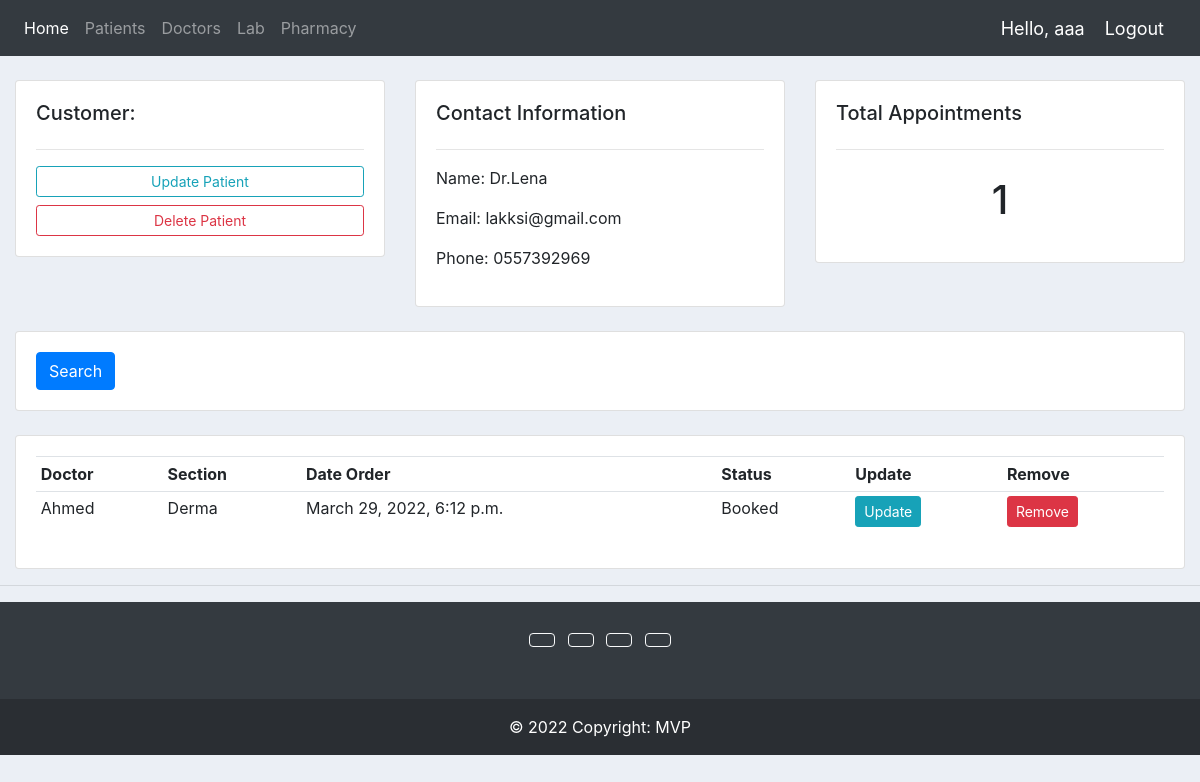
The page /doctor_form/4/ (signed in) on the database as committed earlier.
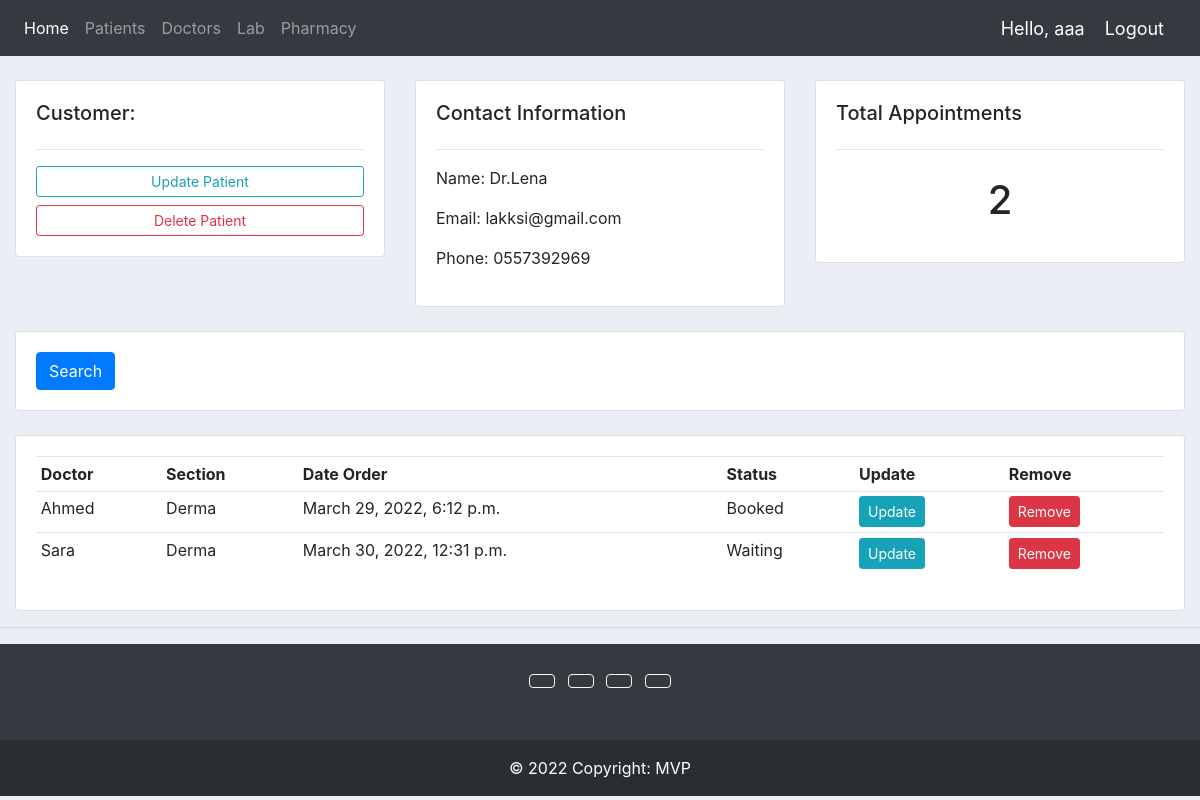
The same page on the database as committed later.
### accounts/models.py (models this page shows, shortened)
class Appointment(models.Model):
    STATUS = (
        ('Booked', 'Booked'),
        ('Available', 'Available'),
        ('Waiting', 'Waiting')
    )
    patient = models.ForeignKey(Patient, null=True, on_delete=models.SET_NULL)
    doctor = models.ForeignKey(Doctor, null=True, on_delete=models.SET_NULL)
    date_created = models.DateTimeField(auto_now_add=True, null=True)
    status = models.CharField(max_length=200, null=True, choices=STATUS)

class Patient(models.Model):
    name = models.CharField(max_length=200, null=True)
    email = models.EmailField()
    phone = models.CharField(max_length=200, null=True)
    date = models.TimeField()
    def __str__(self):
        return self.name

class Doctor(models.Model):
    SECTION = (
        ('Derma', 'Derma'),
        ('Dentist', 'Dentist'),
        ('General', 'General'),
    )
    name = models.CharField(max_length=200, null=True)
    email = models.EmailField()
    phone = models.CharField(max_length=200, null=True)
    section = models.CharField(max_length=200, null=True, choices=SECTION)
    time_start = models.TimeField('Start of Shift')
    time_end = models.TimeField('End of Shift')

### accounts/views.py (the view)
# urls.py: path('doctor_form/<str:pk>/',views.updateDoctor,name="doctor_form"),
@login_required(login_url='login')
def updateDoctor(request, pk):
    doctor = Doctor.objects.get(id=pk)
    appointments = Appointment.objects.filter(doctor=doctor)
    appointment_count = appointments.count
    context = {'doctor': doctor, 'appointments': appointments,
               'appointment_count': appointment_count}
    return render(request, 'accounts/doctor_form.html', context)

### accounts/templates/accounts/doctor_form.html
{%  extends 'accounts/main.html' %}
{% block content %}
	<br>
<div class="row">
	<div class="col-md">
		<div class="card card-body">
			<h5>Customer:</h5>
			<hr>
			<a class="btn btn-outline-info  btn-sm btn-block" href="">Update Patient</a>
			<a class="btn btn-outline-danger  btn-sm btn-block" href="">Delete Patient</a>
		</div>
	</div>
	<div class="col-md">
		<div class="card card-body">
			<h5>Contact Information</h5>
			<hr>
			<p>Name: {{doctor.name}}</p>
			<p>Email: {{doctor.email}}</p>
			<p>Phone: {{doctor.phone}}</p>
		</div>
	</div>
	<div class="col-md">
		<div class="card card-body">
			<h5>Total Appointments</h5>
			<hr>
			<h1 style="text-align: center;padding: 10px">{{appointment_count}}</h1>
		</div>
	</div>
</div>
<br>
<div class="row">
	<div class="col">
		<div class="card card-body">
			<form method="get">
		    <button class="btn btn-primary" type="submit">Search</button>
		  </form>
		</div>
	</div>
</div>
<br>
<div class="row">
	<div class="col-md">
		<div class="card card-body">
			<table class="table table-sm">
				<tr>
					<th>Doctor</th>
					<th>Section</th>
					<th>Date Order</th>
					<th>Status</th>
					<th>Update</th>
					<th>Remove</th>
				</tr>
				{% for appointment in appointments %}
				<tr>
					<td>{{appointment.patient}}</td>
					<td>{{appointment.doctor.section}}</td>
					<td>{{appointment.date_created}}</td>
					<td>{{appointment.status}}</td>
					<td><a class="btn btn-sm btn-info" href="">Update</a></td>
					<td><a class="btn btn-sm btn-danger" href="">Remove</a></td>
				</tr>
				{% endfor %}
			</table>
		</div>
	</div>
</div>
{% endblock %}

Rows that differ between the two databases and show on the page:
added Appointment: patient "Sara", doctor.section "Derma", date_created "March 30, 2022, 12:31 p.m.", status "Waiting"
Other text that changed with them:
{{ appointment_count }}: "1" → "2"
